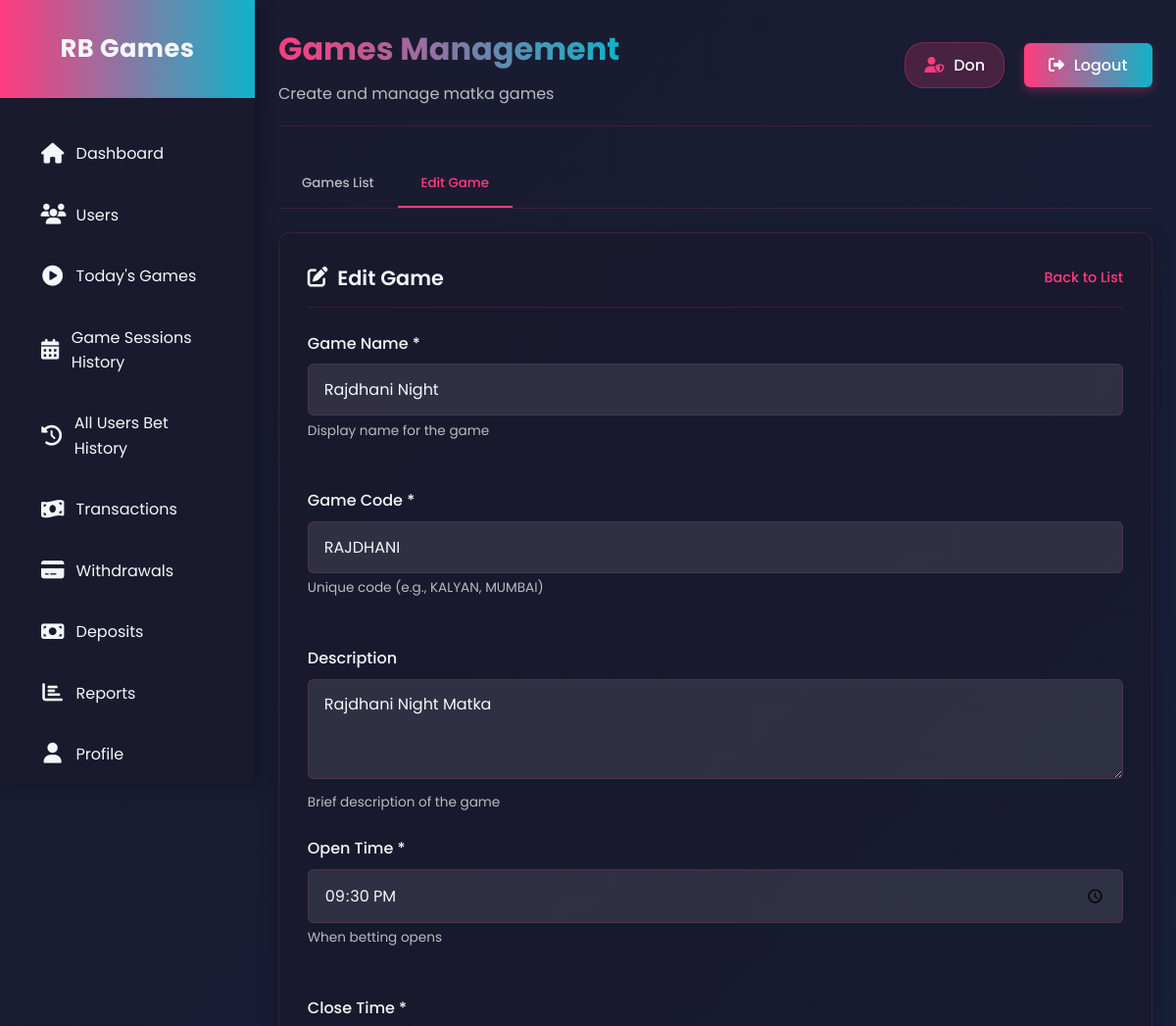
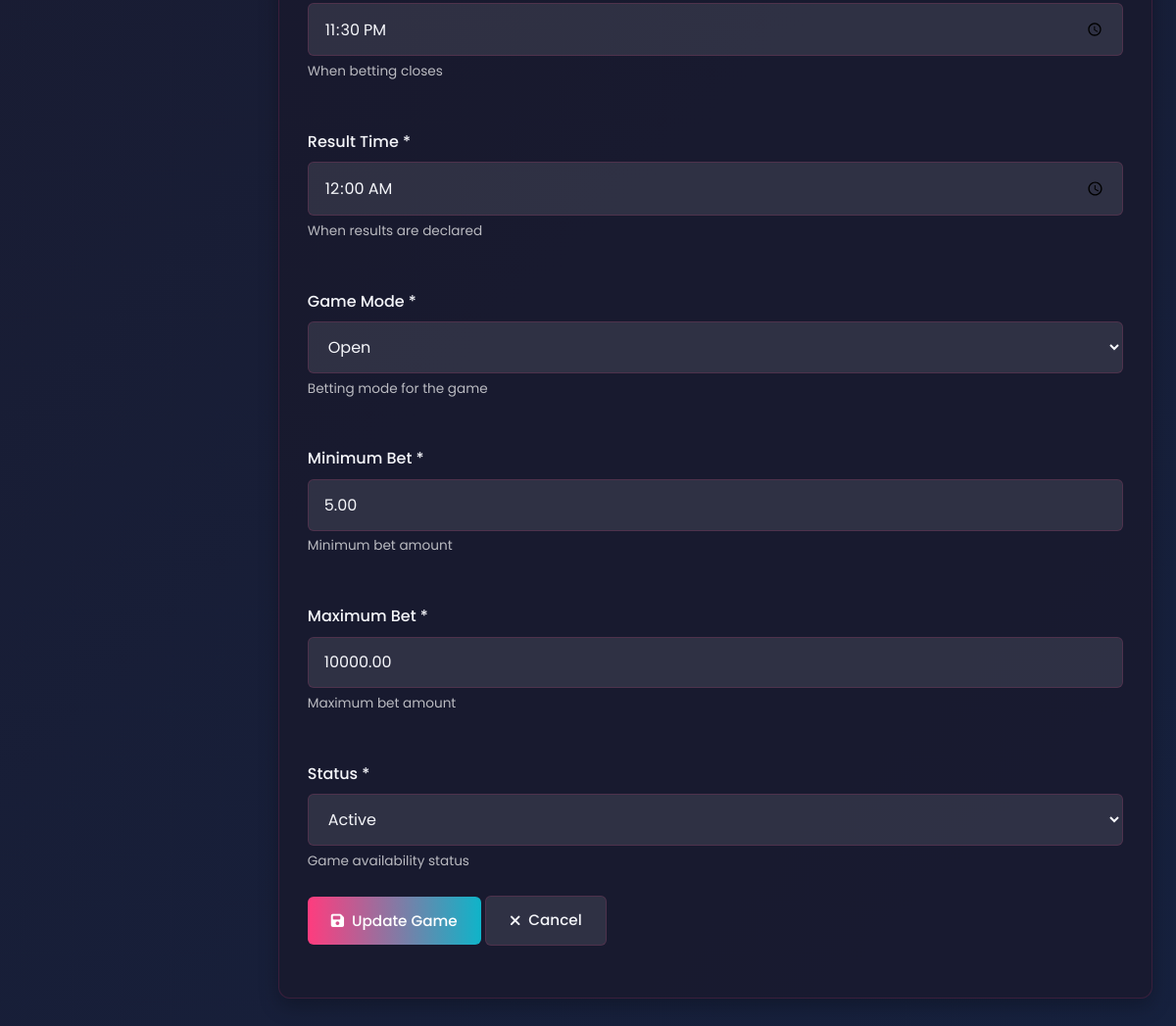
/admin/admin_games.php?edit=3 (signed in), run on the app's committed database (2 pictures, top to bottom).
### tables this page shows
CREATE TABLE `games` (
  `id` int(11) NOT NULL,
  `name` varchar(100) NOT NULL,
  `code` varchar(20) NOT NULL,
  `description` text DEFAULT NULL,
  `open_time` time NOT NULL,
  `close_time` time NOT NULL,
  `game_mode` enum('open','close') DEFAULT 'open',
  `game_type` enum('single_ank','jodi','single_patti','double_patti','triple_patti','half_sangam','full_sangam','sp_motor','dp_motor','red_bracket','digital_jodi','choice_pana','group_jodi','abr_100','abr_cut') DEFAULT 'single_ank',
  `game_type_id` int(11) DEFAULT 1,
  `result_time` time NOT NULL,
  `status` enum('active','inactive','maintenance') DEFAULT 'active',
  `min_bet` decimal(8,2) DEFAULT 5.00,
  `max_bet` decimal(10,2) DEFAULT 10000.00,
  `created_at` timestamp NOT NULL DEFAULT current_timestamp()
);

### admin/admin_games.php (the view, shortened to what this page needs)
<?php
require_once '../config.php';
$admin_username = $_SESSION['admin_username'];
$sql = "SELECT * FROM games ORDER BY open_time, name";
$result = $conn->query($sql);
$edit_game = null;
if (isset($_GET['edit'])) {
    $game_id = $_GET['edit'];
    $sql = "SELECT * FROM games WHERE id = $game_id";
    $result = $conn->query($sql);
    if ($result && $result->num_rows > 0) {
        $edit_game = $result->fetch_assoc();
    }
}
?>
<!DOCTYPE html>
<html lang="en">
<head>
    <link rel="stylesheet" href="https://cdnjs.cloudflare.com/ajax/libs/font-awesome/6.4.0/css/all.min.css">
</head>
<body>
    <div class="admin-container">
        <div class="sidebar" id="sidebar">
            <div class="sidebar-header">
                <h2>RB Games</h2>
            </div>
            <div class="sidebar-menu">
                <a href="dashboard.php" class="menu-item">
                    <i class="fas fa-home"></i>
                    <span>Dashboard</span>
                </a>
                <a href="users.php" class="menu-item">
                    <i class="fas fa-users"></i>
                    <span>Users</span>
                </a>
                <a href="todays_active_games.php" class="menu-item ">
                    <i class="fas fa-play-circle"></i>
                    <span>Today's Games</span>
                </a>
                <a href="game_sessions_history.php" class="menu-item ">
                    <i class="fas fa-calendar-alt"></i>
                    <span>Game Sessions History</span>
                </a>
                <a href="all_users_history.php" class="menu-item ">
                    <i class="fas fa-history"></i>
                    <span>All Users Bet History</span>
                </a>
                <a href="admin_transactions.php" class="menu-item">
                    <i class="fas fa-money-bill-wave"></i>
                    <span>Transactions</span>
                </a>
                <a href="admin_withdrawals.php" class="menu-item">
                    <i class="fas fa-credit-card"></i>
                    <span>Withdrawals</span>
                </a>
                <a href="admin_deposits.php" class="menu-item">
                    <i class="fas fa-money-bill"></i>
                    <span>Deposits</span>
                </a>
                <a href="admin_reports.php" class="menu-item">
                    <i class="fas fa-chart-bar"></i>
                    <span>Reports</span>
                </a>
                <a href="admin_profile.php" class="menu-item ">
                    <i class="fas fa-user"></i>
                    <span>Profile</span>
                </a>
            </div>
        </div>
        <div class="main-content">
            <div class="header">
                <div class="welcome">
                    <h1>Games Management</h1>
                    <p>Create and manage matka games</p>
                </div>
                <div class="header-actions">
                    <div class="admin-badge">
                        <i class="fas fa-user-shield"></i>
                        <span><?php echo $admin_username; ?></span>
                    </div>
                    <a href="admin_logout.php" class="logout-btn">
                        <i class="fas fa-sign-out-alt"></i>
                        <span>Logout</span>
                    </a>
                </div>
            </div>
            <div class="tabs">
                <button class="tab <?php echo !isset($_GET['edit']) ? 'active' : ''; ?>" data-tab="games-list">Games List</button>
                <button class="tab <?php echo isset($_GET['edit']) ? 'active' : ''; ?>" data-tab="game-form">
                    <?php echo isset($_GET['edit']) ? 'Edit Game' : 'Add New Game'; ?>
                </button>
            </div>
            <div class="tab-content <?php echo isset($_GET['edit']) ? 'active' : ''; ?>" id="game-form">
                <div class="dashboard-section">
                    <div class="section-header">
                        <h2 class="section-title">
                            <i class="fas <?php echo isset($_GET['edit']) ? 'fa-edit' : 'fa-plus'; ?>"></i>
                            <?php echo isset($_GET['edit']) ? 'Edit Game' : 'Add New Game'; ?>
                        </h2>
                        <a href="admin_games.php" class="view-all">Back to List</a>
                    </div>
                    <form method="POST" id="gameForm">
                        <div class="form-grid">
                            <div class="form-group">
                                <label class="form-label" for="name">Game Name *</label>
                                <input type="text" class="form-control" id="name" name="name"
                                       value="<?php echo isset($edit_game) ? $edit_game['name'] : ''; ?>"
                                       required>
                                <div class="form-text">Display name for the game</div>
                            </div>
                            <div class="form-group">
                                <label class="form-label" for="code">Game Code *</label>
                                <input type="text" class="form-control" id="code" name="code"
                                       value="<?php echo isset($edit_game) ? $edit_game['code'] : ''; ?>"
                                       <?php echo isset($edit_game) ? 'readonly' : 'required'; ?>>
                                <div class="form-text">Unique code (e.g., KALYAN, MUMBAI)</div>
                            </div>
                        </div>
                        <div class="form-group">
                            <label class="form-label" for="description">Description</label>
                            <textarea class="form-control" id="description" name="description" rows="3"><?php echo isset($edit_game) ? $edit_game['description'] : ''; ?></textarea>
                            <div class="form-text">Brief description of the game</div>
                        </div>
                        <div class="form-grid">
                            <div class="form-group">
                                <label class="form-label" for="open_time">Open Time *</label>
                                <input type="time" class="form-control" id="open_time" name="open_time"
                                       value="<?php echo isset($edit_game) ? $edit_game['open_time'] : '09:30'; ?>"
                                       required>
                                <div class="form-text">When betting opens</div>
                            </div>
                            <div class="form-group">
                                <label class="form-label" for="close_time">Close Time *</label>
                                <input type="time" class="form-control" id="close_time" name="close_time"
                                       value="<?php echo isset($edit_game) ? $edit_game['close_time'] : '11:30'; ?>"
                                       required>
                                <div class="form-text">When betting closes</div>
                            </div>
                            <div class="form-group">
                                <label class="form-label" for="result_time">Result Time *</label>
                                <input type="time" class="form-control" id="result_time" name="result_time"
                                       value="<?php echo isset($edit_game) ? $edit_game['result_time'] : '12:00'; ?>"
                                       required>
                                <div class="form-text">When results are declared</div>
                            </div>
                        </div>
                        <div class="form-grid">
                            <div class="form-group">
                                <label class="form-label" for="game_mode">Game Mode *</label>
                                <select class="form-control" id="game_mode" name="game_mode" required>
                                    <option value="open" <?php echo (isset($edit_game) && $edit_game['game_mode'] == 'open') ? 'selected' : ''; ?>>Open</option>
                                </select>
                                <div class="form-text">Betting mode for the game</div>
                            </div>
                            <div class="form-group">
                                <label class="form-label" for="min_bet">Minimum Bet *</label>
                                <input type="number" class="form-control" id="min_bet" name="min_bet"
                                       value="<?php echo isset($edit_game) ? $edit_game['min_bet'] : '5.00'; ?>"
                                       step="0.01" min="0" required>
                                <div class="form-text">Minimum bet amount</div>
                            </div>
                            <div class="form-group">
                                <label class="form-label" for="max_bet">Maximum Bet *</label>
                                <input type="number" class="form-control" id="max_bet" name="max_bet"
                                       value="<?php echo isset($edit_game) ? $edit_game['max_bet'] : '10000.00'; ?>"
                                       step="0.01" min="0" required>
                                <div class="form-text">Maximum bet amount</div>
                            </div>
                        </div>
                        <div class="form-group">
                            <label class="form-label" for="status">Status *</label>
                            <select class="form-control" id="status" name="status" required>
                                <option value="active" <?php echo (isset($edit_game) && $edit_game['status'] == 'active') ? 'selected' : ''; ?>>Active</option>
                            </select>
                            <div class="form-text">Game availability status</div>
                        </div>
                        <div class="form-group mt-3">
                            <?php if (isset($_GET['edit'])): ?>
                                <button type="submit" name="update_game" class="btn btn-primary">
                                    <i class="fas fa-save"></i> Update Game
                                </button>
                                <a href="admin_games.php" class="btn btn-secondary">
                                    <i class="fas fa-times"></i> Cancel
                                </a>
                            <?php endif; ?>
                        </div>
                    </form>
                </div>
            </div>
        </div>
    </div>
</body>
</html>

### data on the page
games: name "Rajdhani Night", code "RAJDHANI", description "Rajdhani Night Matka", open_time "21:30:00", close_time "23:30:00", result_time "00:00:00", game_mode "Open", min_bet "5.00", max_bet "10000.00", status "Active"

### other printed values
$admin_username "Don"
